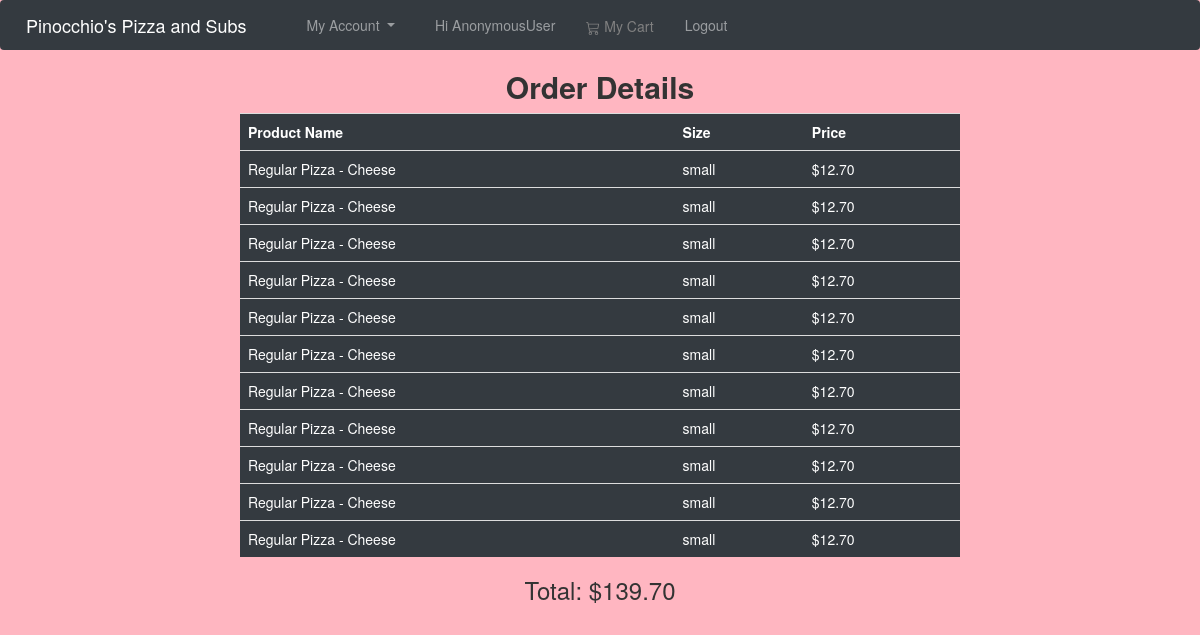
The page /orderdetails/26 on the database its author committed.
### orders/models.py (models this page shows, shortened)
class OrderDetail(models.Model):
    orderid = models.ForeignKey(OrderMaster, on_delete=models.CASCADE, related_name ="order_id")
    productid = models.IntegerField()
    toppings = models.CharField(max_length=500)
    price = models.DecimalField(max_digits=6, decimal_places=2)
    size = models.CharField(max_length=50)
    productName = models.CharField(max_length=90)
    total = models.DecimalField(max_digits=6, decimal_places=2)
    quantity = models.IntegerField(default=1)

class OrderMaster(models.Model):
    userid = models.CharField(max_length=50)
    status = models.CharField(max_length=50)
    total = models.DecimalField(max_digits=6, decimal_places=2)
    createdDate = models.DateField()

### orders/views.py (the view)
# urls.py: path("orderdetails/<int:id>", views.orderdetails, name="orderdetails"),
def orderdetails(request, id):
    order = OrderDetail.objects.filter(orderid = id).all()
    total = OrderMaster.objects.get(pk= id).total
    context = {
        "order" : order,
        "total" : total,
    }
    return render(request, "orderdetails.html", context)

### orders/templates/orderdetails.html (shortened to what this page needs)
{% extends 'base.html' %}
{% block body %}
<nav class="navbar fixed-nav-bar navbar-expand-lg navbar-dark bg-dark">
    <a class="navbar-brand" href="/">Pinocchio's Pizza and Subs</a>
    <div class="collapse navbar-collapse justify-content-end" id="navbarNav">
      <ul class="navbar-nav">
        <li class="nav-item dropdown">
            <a class="nav-link dropdown-toggle" href="#" id="navbarDropdownMenuLink" data-toggle="dropdown" aria-haspopup="true" aria-expanded="false">
                My Account
            </a>
          </li>
          <li class="nav-item">
            <a class="nav-link"> Hi {{user}}</a>
          </li>
        <form action="/cart"  method = "POST">
        <button style ="padding:10px; padding-top: 30px; color: grey;" class="btn btn-outline-success centered" type="submit">
          My Cart
        </button>
        </form>
        <li class="nav-item">
          <a class="nav-link" href="/logout">Logout</a>
       </li>
       </ul>
    </div>
  </nav>
<h2 style= "margin-top: 70px; text-align:center"> <b> Order Details </b></h2>
<a href ="/" class="topright">Go Back to Cart</a>
<table class ="table table-dark" id="centerTable" >
    <tbody>
    <tr>
    <th scope ="col">
      Product Name
    </th>
    <th scope ="col">
      Size
    </th>
    <th scope ="col">
      Price
    </th>
    </tr>
    {% for o in order %}
    <tr>
      <td>
        {{o.productName}}
      </td>
      <td>
        {{o.size}}
      </td>
      <td>
        ${{o.price}}
      </td>
    </tr>
    {%endfor%}
    </tbody>
  </table>
  <h3 style="text-align:center"> Total: ${{total}}</h3>
{% endblock %}

### static/css/main.css (style rules this page uses)
.centered { align-content: center; text-align: center; align-items: center; margin-left: auto; margin-right: auto; display: inline; margin: 0 auto; position: relative; }
li { padding: 10px; color: black; margin: 5px; }
.fixed-nav-bar { position: fixed; top: 0; left: 0; z-index: 9999; width: 100%; height: 50px; background-color: blue; }
#centerTable { width: 60%; margin-left:20%; margin-right:20%; }
.topright { position: absolute; top: 8px; right: 16px; font-size: 18px; }

### orders/templates/orderdetails.html (style rules this page uses)
body { background-color: lightpink; }

### rows shown on the page
OrderDetail: productName "Regular Pizza - Cheese", size "small", price "12.70"
OrderDetail: productName "Regular Pizza - Cheese", size "small", price "12.70"
OrderDetail: productName "Regular Pizza - Cheese", size "small", price "12.70"
OrderDetail: productName "Regular Pizza - Cheese", size "small", price "12.70"
OrderDetail: productName "Regular Pizza - Cheese", size "small", price "12.70"
OrderDetail: productName "Regular Pizza - Cheese", size "small", price "12.70"
OrderDetail: productName "Regular Pizza - Cheese", size "small", price "12.70"
OrderDetail: productName "Regular Pizza - Cheese", size "small", price "12.70"
OrderDetail: productName "Regular Pizza - Cheese", size "small", price "12.70"
OrderDetail: productName "Regular Pizza - Cheese", size "small", price "12.70"
OrderDetail: productName "Regular Pizza - Cheese", size "small", price "12.70"
OrderMaster: total "139.70"

### other values the page prints
{{ user }} "AnonymousUser"
